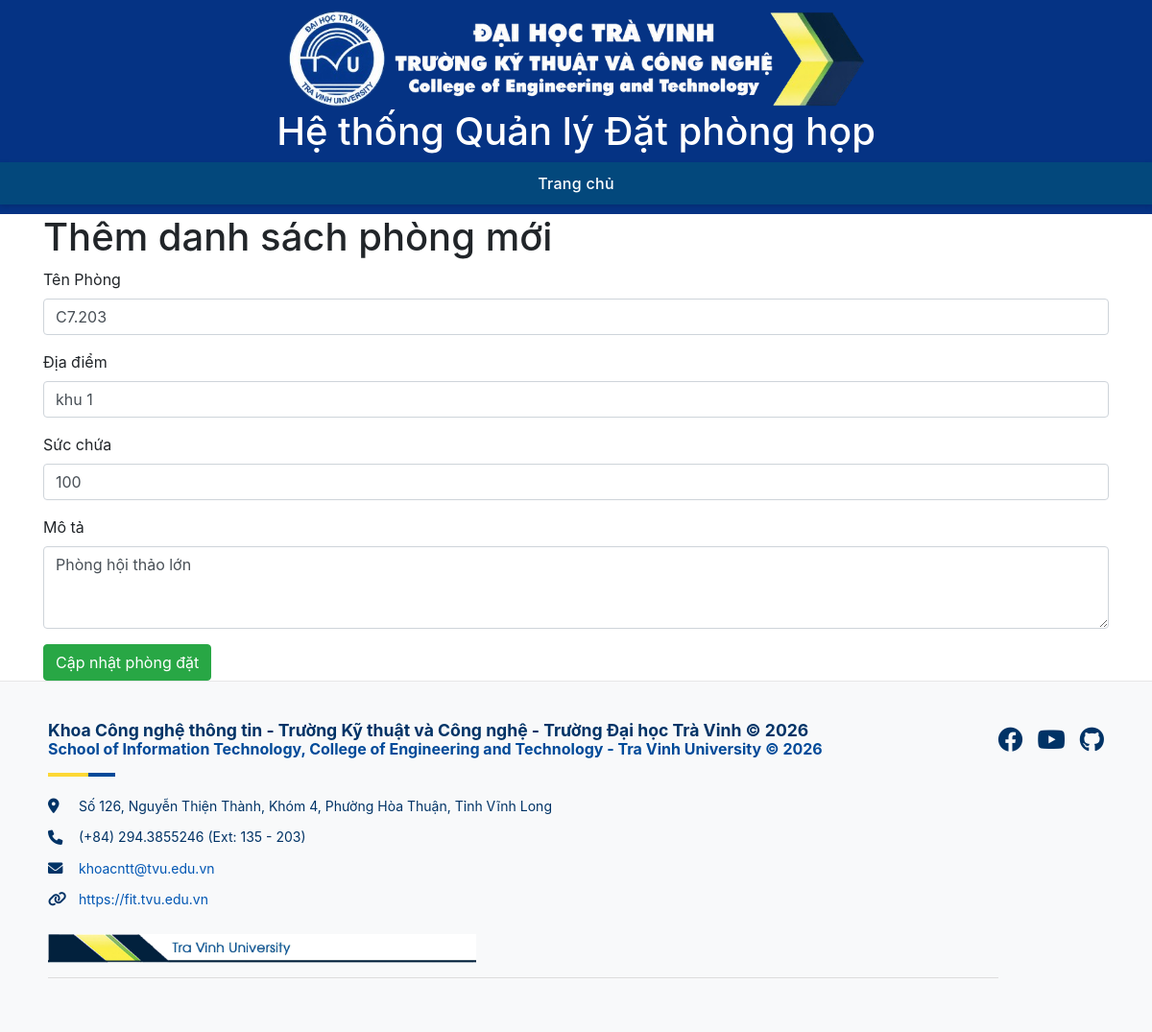
The page /edit.php?sid=3 (signed in) on the database its author committed.
### tables this page shows
CREATE TABLE IF NOT EXISTS phonghop (
    id INT AUTO_INCREMENT PRIMARY KEY,
    tenphong VARCHAR(100) NOT NULL,
    diadiem VARCHAR(200),
    succhua INT DEFAULT 0,
    mota TEXT
);

### www/edit.php (the view, shortened to what this page needs)
<?php
$id = $_GET['sid'];
require_once 'ketnoi.php';
$edit_sql = "SELECT * FROM phonghop WHERE id=$id";
$result = mysqli_query($conn, $edit_sql);
$row = mysqli_fetch_assoc($result);
?>
<!DOCTYPE html>
<html lang="vi">
<head>
    <link rel="stylesheet" href="style.css" />
    <link rel="stylesheet" href="https://cdnjs.cloudflare.com/ajax/libs/font-awesome/6.0.0-beta3/css/all.min.css">
    <link rel="stylesheet" href="https://cdn.jsdelivr.net/npm/bootstrap@4.6.2/dist/css/bootstrap.min.css">
</head>
<body>
    <header>
        <img class="logo" src="images/logo.png" alt="Logo Khoa CNTT" />
        <h1 class="title">Hệ thống Quản lý Đặt phòng họp</h1>
        <nav>
            <ul class="menu">
                <li><a href="index.php">Trang chủ</a></li>
        </nav>
    </header>
        <div class="container">
            <h1>Thêm danh sách phòng mới</h1>
            <form action="update.php" method="post">
                <div class="form-group">
                    <label for="tenphong">Tên Phòng</label>
                    <input type="text" id="tenphong"  class="form-control"
                    name="tenphong" value="<?php echo  $row['tenphong']?>">
                </div>
                <div class="form-group">
                    <label for="diadiem">Địa điểm</label>
                    <input type="text" name="diadiem" id="diadiem"
                     class="form-control" value="<?php echo  $row['diadiem']?>">
                </div>
                <div class="form-group">
                    <label for="succhua">Sức chứa</label>
                    <input type="number" id="succhua" name="succhua"
                     class="form-control" value="<?php echo  $row['succhua']?>" required>
                </div>
                <div class="form-group">
                    <label for="mota">Mô tả</label>
                    <textarea id="mota" name="mota" class="form-control" rows="3"><?php echo isset($row['mota']) ? $row['mota'] : ''; ?></textarea>
                </div>
                <button class="btn btn-success">Cập nhật phòng đặt</button>
            </form>
        </div>
<footer class="site-footer">
    <div class="footer-container">
        <div class="footer-content">
            <h5>Khoa Công nghệ thông tin - Trường Kỹ thuật và Công nghệ - Trường Đại học Trà Vinh © 2026</h5>
            <h6>School of Information Technology, College of Engineering and Technology - Tra Vinh University © 2026</h6>
            <div class="decorator-line"></div>
            <ul class="contact-info">
                <li>
                    <i class="fa-solid fa-location-dot"></i>
                    Số 126, Nguyễn Thiện Thành, Khóm 4, Phường Hòa Thuận, Tỉnh Vĩnh Long
                </li>
                <li>
                    <i class="fa-solid fa-phone"></i>
                    (+84) 294.3855246 (Ext: 135 - 203)
                </li>
                <li>
                    <i class="fa-solid fa-envelope"></i>
                    <a href="mailto:khoacntt@tvu.edu.vn">khoacntt@tvu.edu.vn</a>
                </li>
                <li>
                    <i class="fa-solid fa-link"></i>
                    <a href="https://fit.tvu.edu.vn" target="_blank">https://fit.tvu.edu.vn</a>
                </li>
            </ul>
            <div class="tvu-logo">
                <img src="images/7.jpg" alt="Tra Vinh University Logo" class="logo-snippet">
            </div>
            <hr class="footer-hr">
        </div>
        <div class="footer-social">
            <a href="#" aria-label="Facebook"><i class="fa-brands fa-facebook"></i></a>
            <a href="#" aria-label="YouTube"><i class="fa-brands fa-youtube"></i></a>
            <a href="#" aria-label="GitHub"><i class="fa-brands fa-github"></i></a>
        </div>
    </div>
</footer>
</body>
</html>

### www/style.css (style rules this page uses)
body { font-family: "Segoe UI", sans-serif; margin: 0; padding: 0; background-color: #f9fafc; }
header { background-color: #053384; color: #053384; text-align: center; padding: 10px 0; }
header .logo { margin: 0 auto; display: block; width: 50%; height: auto; vertical-align: middle; }
.title { color: white; text-align: center; }
body { margin: 0; padding: 0; font-family: "Segoe UI", sans-serif; }
nav { background-color: #03487c; box-shadow: 0 2px 5px rgba(0, 0, 0, 0.15); position: sticky; top: 0; z-index: 1000; }
nav ul { list-style: none; margin: 0; padding: 0; display: flex; justify-content: center; align-items: center; }
nav ul li { margin: 0 5px; }
nav ul li a { display: block; color: white !important; padding: 12px 18px; color: #ffffff; text-decoration: none; font-weight: 500; letter-spacing: 0.3px; border-radius: 4px; transition: all 0.3s ease; }
.site-footer { background-color: #f8f9fa; padding: 40px 50px; border-top: 1px solid #e7e7e7; font-size: 14px; color: #003366; line-height: 1.6; }
.footer-container { max-width: 1200px; margin: 0 auto; display: flex; justify-content: space-between; align-items: flex-start; }
.footer-content { flex: 1; }
.footer-content h5 { font-size: 1.1rem; font-weight: bold; margin: 0; color: #003366; }
.footer-content h6 { font-size: 1rem; font-weight: bold; margin: 0 0 15px 0; color: #004a99; }
.decorator-line { width: 70px; height: 4px; background: linear-gradient(to right, #fdd835 60%, #004a99 40%); margin-bottom: 20px; }
.contact-info { list-style: none; padding: 0; margin: 0; }
.contact-info li { margin-bottom: 10px; display: flex; align-items: center; }
.contact-info li i { width: 24px; margin-right: 8px; color: #003366; font-size: 1.1em; }
.contact-info li a { color: #0056b3; text-decoration: none; }
.tvu-logo { display: flex; align-items: center; margin-top: 25px; width: auto; }
.logo-snippet { height: 30px; margin-right: 12px; }
.footer-hr { border: 0; height: 1px; background-color: #ddd; margin-top: 15px; width: 100%; }
.footer-social { display: flex; gap: 15px; }
.footer-social a { color: #003366; font-size: 26px; text-decoration: none; transition: color 0.3s ease; }
nav ul li a { text-decoration: none; color: #333; padding: 10px 15px; display: block; }

### rows shown on the page
phonghop: tenphong "C7.203", diadiem "khu 1", succhua "100", mota "Phòng hội thảo lớn"
